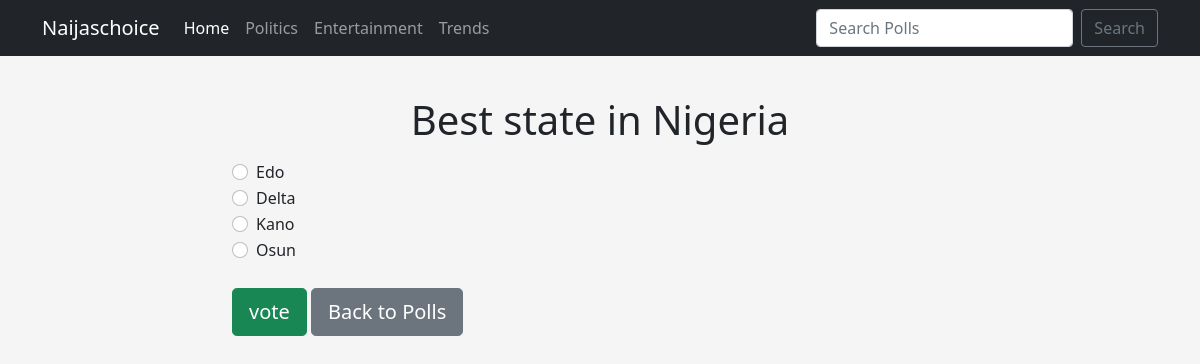
Page /2/ on the committed database.
### polls/models.py (models this page shows, shortened)
class Question(models.Model):
    question_title = models.CharField(max_length=200, blank=False)
    pub_date = models.DateTimeField('date published')
    slug_field = models.CharField(max_length=100, blank=False)
    tags = TaggableManager()

class Choice(models.Model):
    question = models.ForeignKey(Question, on_delete=models.CASCADE)
    choice_text = models.CharField(max_length=200)
    votes = models.IntegerField(default=0)

### polls/views.py (the view)
# urls.py: path('<int:question_id>/', views.detail, name='detail'),
def detail(request, question_id):
    try:
        question = Question.objects.get(pk=question_id)
    except Question.DoesNotExist:
        raise Http404("Question does not exist")
    return render(request, 'polls/detail.html', {'question': question})

### templates/polls/detail.html (shortened to what this page needs)
{% extends 'base.html' %}
{% block content %}
<h1 class="mb-3 text-center mt-3">{{ question.question_title}}</h1>
<form action="{% url 'vote' question.id %}" method="post">
    {% for choice in question.choice_set.all %}
    <div class="form-check">
        <input type="radio"
                name="choice"
                class="form-check-input"
                id="choice{{ forloop.counter }}"
                value="{{ choice.id }}">
        <label for="choice{{ forloop.counter}}"> {{ choice.choice_text}}</label>
    </div>
{% endfor %}
<input type="submit" value="vote" class="btn btn-success btn-lg btn-block mt-4">
<a class="btn btn-secondary btn-lg mt-4" href="{% url 'index'%}">Back to Polls</a>
</form>
{% endblock %}

### staticfiles/css/polls.css (style rules this page uses)
body { background: whitesmoke; }

### rows in the picture
Question: question_title "Best state in Nigeria"
Choice: choice_text "Edo"
Choice: choice_text "Delta"
Choice: choice_text "Kano"
Choice: choice_text "Osun"
